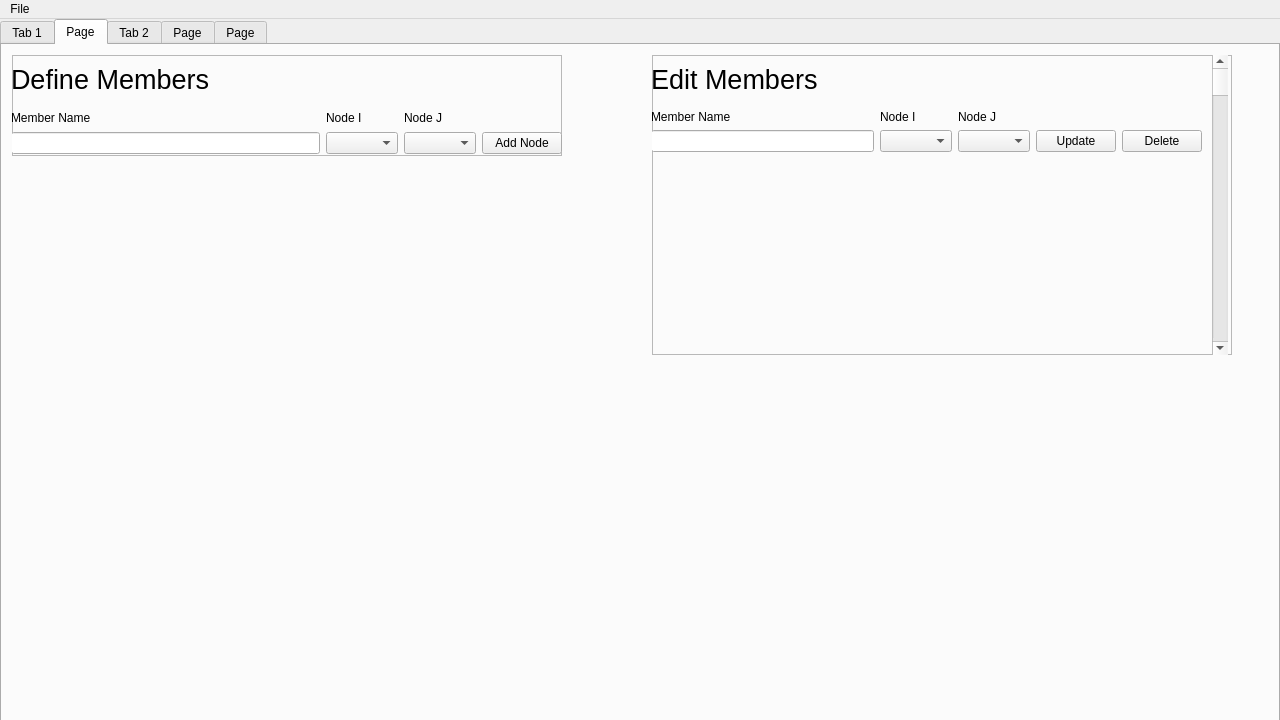
<?xml version="1.0" encoding="UTF-8"?>
<ui version="4.0">
 <class>MainWindow</class>
 <widget class="QMainWindow" name="MainWindow">
  <property name="geometry">
   <rect>
    <x>0</x>
    <y>0</y>
    <width>1280</width>
    <height>720</height>
   </rect>
  </property>
  <property name="minimumSize">
   <size>
    <width>1280</width>
    <height>720</height>
   </size>
  </property>
  <property name="windowTitle">
   <string>MainWindow</string>
  </property>
  <widget class="QWidget" name="centralwidget">
   <widget class="QTabWidget" name="tabs">
    <property name="geometry">
     <rect>
      <x>0</x>
      <y>0</y>
      <width>1280</width>
      <height>720</height>
     </rect>
    </property>
    <property name="minimumSize">
     <size>
      <width>1280</width>
      <height>720</height>
     </size>
    </property>
    <property name="currentIndex">
     <number>1</number>
    </property>
    <widget class="QWidget" name="tab1Node">
     <attribute name="title">
      <string>Tab 1</string>
     </attribute>
     <widget class="QWidget" name="widget" native="true">
      <property name="geometry">
       <rect>
        <x>0</x>
        <y>320</y>
        <width>1280</width>
        <height>400</height>
       </rect>
      </property>
     </widget>
     <widget class="QFrame" name="frame">
      <property name="geometry">
       <rect>
        <x>10</x>
        <y>10</y>
        <width>550</width>
        <height>100</height>
       </rect>
      </property>
      <property name="frameShape">
       <enum>QFrame::StyledPanel</enum>
      </property>
      <property name="frameShadow">
       <enum>QFrame::Raised</enum>
      </property>
      <widget class="QWidget" name="gridLayoutWidget">
       <property name="geometry">
        <rect>
         <x>-1</x>
         <y>-1</y>
         <width>551</width>
         <height>100</height>
        </rect>
       </property>
       <layout class="QGridLayout" name="gridLayout">
        <item row="2" column="4">
         <widget class="QPushButton" name="pushButton">
          <property name="text">
           <string>Add Node</string>
          </property>
         </widget>
        </item>
        <item row="2" column="1">
         <widget class="QDoubleSpinBox" name="doubleSpinBox_3"/>
        </item>
        <item row="2" column="0">
         <widget class="QLineEdit" name="lineEdit"/>
        </item>
        <item row="1" column="0">
         <widget class="QLabel" name="label_6">
          <property name="text">
           <string>Node Name</string>
          </property>
         </widget>
        </item>
        <item row="1" column="3">
         <widget class="QLabel" name="label_9">
          <property name="text">
           <string>Global z (m)</string>
          </property>
         </widget>
        </item>
        <item row="1" column="2">
         <widget class="QLabel" name="label_8">
          <property name="text">
           <string>Global y (m)</string>
          </property>
         </widget>
        </item>
        <item row="2" column="3">
         <widget class="QDoubleSpinBox" name="doubleSpinBox"/>
        </item>
        <item row="2" column="2">
         <widget class="QDoubleSpinBox" name="doubleSpinBox_2"/>
        </item>
        <item row="1" column="1">
         <widget class="QLabel" name="label_7">
          <property name="text">
           <string>Global x (m)</string>
          </property>
         </widget>
        </item>
        <item row="0" column="0">
         <widget class="QLabel" name="label">
          <property name="minimumSize">
           <size>
            <width>0</width>
            <height>50</height>
           </size>
          </property>
          <property name="maximumSize">
           <size>
            <width>16777215</width>
            <height>50</height>
           </size>
          </property>
          <property name="font">
           <font>
            <pointsize>20</pointsize>
           </font>
          </property>
          <property name="text">
           <string>Define Nodes</string>
          </property>
         </widget>
        </item>
       </layout>
      </widget>
     </widget>
     <widget class="QFrame" name="frame_3">
      <property name="geometry">
       <rect>
        <x>650</x>
        <y>10</y>
        <width>580</width>
        <height>300</height>
       </rect>
      </property>
      <property name="frameShape">
       <enum>QFrame::StyledPanel</enum>
      </property>
      <property name="frameShadow">
       <enum>QFrame::Raised</enum>
      </property>
      <widget class="QWidget" name="gridLayoutWidget_3">
       <property name="geometry">
        <rect>
         <x>-1</x>
         <y>-1</y>
         <width>551</width>
         <height>101</height>
        </rect>
       </property>
       <layout class="QGridLayout" name="gridLayout_5">
        <item row="2" column="2">
         <widget class="QDoubleSpinBox" name="doubleSpinBox_12"/>
        </item>
        <item row="1" column="2">
         <widget class="QLabel" name="label_25">
          <property name="text">
           <string>Global y (m)</string>
          </property>
         </widget>
        </item>
        <item row="2" column="4">
         <widget class="QPushButton" name="pushButton_5">
          <property name="text">
           <string>Update</string>
          </property>
         </widget>
        </item>
        <item row="0" column="0">
         <widget class="QLabel" name="label_27">
          <property name="minimumSize">
           <size>
            <width>0</width>
            <height>50</height>
           </size>
          </property>
          <property name="maximumSize">
           <size>
            <width>16777215</width>
            <height>50</height>
           </size>
          </property>
          <property name="font">
           <font>
            <pointsize>20</pointsize>
           </font>
          </property>
          <property name="text">
           <string>Edit Nodes</string>
          </property>
         </widget>
        </item>
        <item row="2" column="3">
         <widget class="QDoubleSpinBox" name="doubleSpinBox_11"/>
        </item>
        <item row="1" column="1">
         <widget class="QLabel" name="label_26">
          <property name="text">
           <string>Global x (m)</string>
          </property>
         </widget>
        </item>
        <item row="2" column="1">
         <widget class="QDoubleSpinBox" name="doubleSpinBox_10"/>
        </item>
        <item row="2" column="0">
         <widget class="QLineEdit" name="lineEdit_5"/>
        </item>
        <item row="1" column="0">
         <widget class="QLabel" name="label_23">
          <property name="maximumSize">
           <size>
            <width>16777215</width>
            <height>13</height>
           </size>
          </property>
          <property name="text">
           <string>Node Name</string>
          </property>
         </widget>
        </item>
        <item row="1" column="3">
         <widget class="QLabel" name="label_24">
          <property name="text">
           <string>Global z (m)</string>
          </property>
         </widget>
        </item>
        <item row="2" column="5">
         <widget class="QPushButton" name="pushButton_6">
          <property name="text">
           <string>Delete</string>
          </property>
         </widget>
        </item>
       </layout>
      </widget>
      <widget class="QScrollBar" name="verticalScrollBar">
       <property name="geometry">
        <rect>
         <x>560</x>
         <y>0</y>
         <width>16</width>
         <height>300</height>
        </rect>
       </property>
       <property name="orientation">
        <enum>Qt::Vertical</enum>
       </property>
      </widget>
     </widget>
    </widget>
    <widget class="QWidget" name="tab2Member">
     <attribute name="title">
      <string>Page</string>
     </attribute>
     <widget class="QWidget" name="widget_3" native="true">
      <property name="geometry">
       <rect>
        <x>0</x>
        <y>320</y>
        <width>1280</width>
        <height>400</height>
       </rect>
      </property>
     </widget>
     <widget class="QFrame" name="frame_2">
      <property name="geometry">
       <rect>
        <x>10</x>
        <y>10</y>
        <width>550</width>
        <height>101</height>
       </rect>
      </property>
      <property name="frameShape">
       <enum>QFrame::StyledPanel</enum>
      </property>
      <property name="frameShadow">
       <enum>QFrame::Raised</enum>
      </property>
      <widget class="QWidget" name="gridLayoutWidget_2">
       <property name="geometry">
        <rect>
         <x>-1</x>
         <y>-1</y>
         <width>551</width>
         <height>100</height>
        </rect>
       </property>
       <layout class="QGridLayout" name="gridLayout_2">
        <item row="2" column="3">
         <widget class="QPushButton" name="pushButton_2">
          <property name="text">
           <string>Add Node</string>
          </property>
         </widget>
        </item>
        <item row="2" column="0">
         <widget class="QLineEdit" name="lineEdit_2"/>
        </item>
        <item row="0" column="0">
         <widget class="QLabel" name="label_2">
          <property name="minimumSize">
           <size>
            <width>0</width>
            <height>50</height>
           </size>
          </property>
          <property name="maximumSize">
           <size>
            <width>16777215</width>
            <height>50</height>
           </size>
          </property>
          <property name="font">
           <font>
            <pointsize>20</pointsize>
           </font>
          </property>
          <property name="text">
           <string>Define Members</string>
          </property>
         </widget>
        </item>
        <item row="1" column="1">
         <widget class="QLabel" name="label_28">
          <property name="text">
           <string>Node I</string>
          </property>
         </widget>
        </item>
        <item row="1" column="0">
         <widget class="QLabel" name="label_10">
          <property name="text">
           <string>Member Name</string>
          </property>
         </widget>
        </item>
        <item row="1" column="2">
         <widget class="QLabel" name="label_12">
          <property name="text">
           <string>Node J</string>
          </property>
         </widget>
        </item>
        <item row="2" column="1">
         <widget class="QComboBox" name="comboBox"/>
        </item>
        <item row="2" column="2">
         <widget class="QComboBox" name="comboBox_2"/>
        </item>
       </layout>
      </widget>
     </widget>
     <widget class="QFrame" name="frame_4">
      <property name="geometry">
       <rect>
        <x>650</x>
        <y>10</y>
        <width>580</width>
        <height>300</height>
       </rect>
      </property>
      <property name="frameShape">
       <enum>QFrame::StyledPanel</enum>
      </property>
      <property name="frameShadow">
       <enum>QFrame::Raised</enum>
      </property>
      <widget class="QWidget" name="gridLayoutWidget_4">
       <property name="geometry">
        <rect>
         <x>-1</x>
         <y>-1</y>
         <width>551</width>
         <height>101</height>
        </rect>
       </property>
       <layout class="QGridLayout" name="gridLayout_6">
        <item row="2" column="0">
         <widget class="QLineEdit" name="lineEdit_6"/>
        </item>
        <item row="2" column="3">
         <widget class="QPushButton" name="pushButton_7">
          <property name="text">
           <string>Update</string>
          </property>
         </widget>
        </item>
        <item row="0" column="0">
         <widget class="QLabel" name="label_30">
          <property name="minimumSize">
           <size>
            <width>0</width>
            <height>50</height>
           </size>
          </property>
          <property name="maximumSize">
           <size>
            <width>16777215</width>
            <height>50</height>
           </size>
          </property>
          <property name="font">
           <font>
            <pointsize>20</pointsize>
           </font>
          </property>
          <property name="text">
           <string>Edit Members</string>
          </property>
         </widget>
        </item>
        <item row="1" column="0">
         <widget class="QLabel" name="label_32">
          <property name="maximumSize">
           <size>
            <width>16777215</width>
            <height>13</height>
           </size>
          </property>
          <property name="text">
           <string>Member Name</string>
          </property>
         </widget>
        </item>
        <item row="1" column="2">
         <widget class="QLabel" name="label_29">
          <property name="text">
           <string>Node J</string>
          </property>
         </widget>
        </item>
        <item row="2" column="4">
         <widget class="QPushButton" name="pushButton_8">
          <property name="text">
           <string>Delete</string>
          </property>
         </widget>
        </item>
        <item row="1" column="1">
         <widget class="QLabel" name="label_31">
          <property name="text">
           <string>Node I</string>
          </property>
         </widget>
        </item>
        <item row="2" column="1">
         <widget class="QComboBox" name="comboBox_3"/>
        </item>
        <item row="2" column="2">
         <widget class="QComboBox" name="comboBox_4"/>
        </item>
       </layout>
      </widget>
      <widget class="QScrollBar" name="verticalScrollBar_2">
       <property name="geometry">
        <rect>
         <x>560</x>
         <y>0</y>
         <width>16</width>
         <height>300</height>
        </rect>
       </property>
       <property name="orientation">
        <enum>Qt::Vertical</enum>
       </property>
      </widget>
     </widget>
    </widget>
    <widget class="QWidget" name="tab3Support">
     <attribute name="title">
      <string>Tab 2</string>
     </attribute>
     <widget class="QLabel" name="label_3">
      <property name="geometry">
       <rect>
        <x>10</x>
        <y>10</y>
        <width>300</width>
        <height>30</height>
       </rect>
      </property>
      <property name="font">
       <font>
        <pointsize>20</pointsize>
       </font>
      </property>
      <property name="text">
       <string>Define Supports</string>
      </property>
     </widget>
     <widget class="QWidget" name="widget_2" native="true">
      <property name="geometry">
       <rect>
        <x>0</x>
        <y>320</y>
        <width>1280</width>
        <height>400</height>
       </rect>
      </property>
     </widget>
    </widget>
    <widget class="QWidget" name="tab4Load">
     <attribute name="title">
      <string>Page</string>
     </attribute>
     <widget class="QLabel" name="label_4">
      <property name="geometry">
       <rect>
        <x>10</x>
        <y>10</y>
        <width>300</width>
        <height>30</height>
       </rect>
      </property>
      <property name="font">
       <font>
        <pointsize>20</pointsize>
       </font>
      </property>
      <property name="text">
       <string>Define Loads</string>
      </property>
     </widget>
     <widget class="QWidget" name="widget_4" native="true">
      <property name="geometry">
       <rect>
        <x>0</x>
        <y>320</y>
        <width>1280</width>
        <height>400</height>
       </rect>
      </property>
     </widget>
    </widget>
    <widget class="QWidget" name="tab5Result">
     <attribute name="title">
      <string>Page</string>
     </attribute>
     <widget class="QLabel" name="label_5">
      <property name="geometry">
       <rect>
        <x>10</x>
        <y>10</y>
        <width>300</width>
        <height>30</height>
       </rect>
      </property>
      <property name="font">
       <font>
        <pointsize>20</pointsize>
       </font>
      </property>
      <property name="text">
       <string>Plot Structure</string>
      </property>
     </widget>
     <widget class="QWidget" name="widget_5" native="true">
      <property name="geometry">
       <rect>
        <x>0</x>
        <y>120</y>
        <width>1280</width>
        <height>600</height>
       </rect>
      </property>
     </widget>
    </widget>
   </widget>
  </widget>
  <widget class="QMenuBar" name="menubar">
   <property name="geometry">
    <rect>
     <x>0</x>
     <y>0</y>
     <width>1280</width>
     <height>21</height>
    </rect>
   </property>
   <widget class="QMenu" name="menuFile">
    <property name="title">
     <string>File</string>
    </property>
    <addaction name="actionNew"/>
    <addaction name="actionOpen"/>
    <addaction name="separator"/>
    <addaction name="actionSave"/>
    <addaction name="actionSave_As"/>
    <addaction name="actionExport"/>
    <addaction name="separator"/>
    <addaction name="actionQuit"/>
   </widget>
   <addaction name="menuFile"/>
  </widget>
  <action name="actionNew">
   <property name="text">
    <string>New</string>
   </property>
  </action>
  <action name="actionOpen">
   <property name="text">
    <string>Open</string>
   </property>
  </action>
  <action name="actionSave">
   <property name="text">
    <string>Save</string>
   </property>
  </action>
  <action name="actionSave_As">
   <property name="text">
    <string>Save As</string>
   </property>
  </action>
  <action name="actionExport">
   <property name="text">
    <string>Export</string>
   </property>
  </action>
  <action name="actionQuit">
   <property name="text">
    <string>Quit</string>
   </property>
  </action>
 </widget>
 <resources/>
 <connections/>
</ui>
